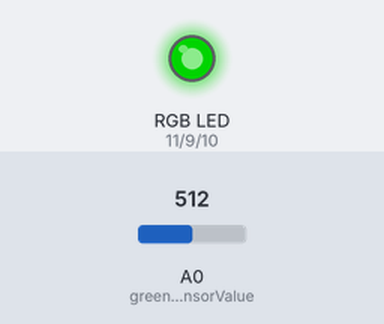
A sketch run on a simulated Arduino Uno, built with avr-gcc and run on an emulated ATmega328P. Shown: an RGB LED mixed from three pins (HIGH = lit). Inputs (shaded band) come from the test bench; at power-on: A0 (greenSensorValue) = 512. Dim RGB values are drawn brighter than linear; what the sketch prints to the serial monitor is not drawn.

Above: at 1.2 s.
1.3 s: A0 (greenSensorValue) set to 418
At 2.0 s:
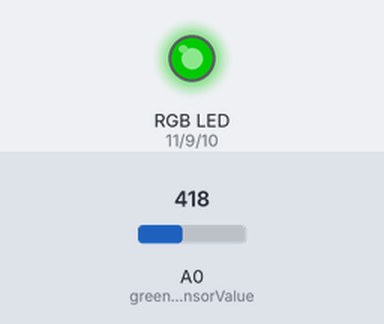
3.3 s: A0 (greenSensorValue) set to 389
At 4.6 s:
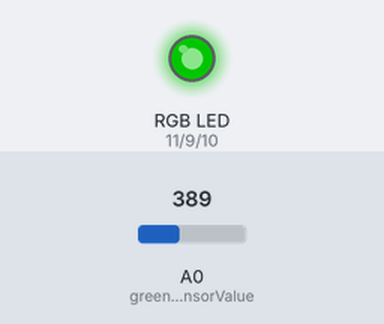
5.1 s: A0 (greenSensorValue) set to 716
At 5.5 s:
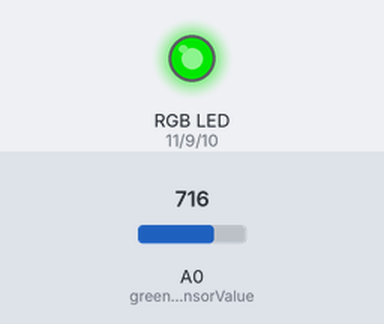
6.7 s: A0 (greenSensorValue) set to 982
At 7.6 s:
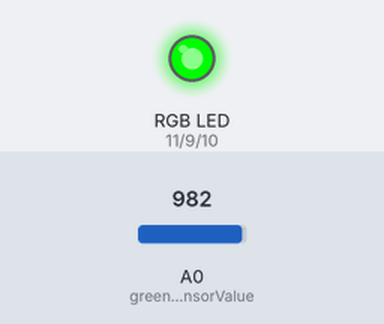
8.3 s: A0 (greenSensorValue) set to 1017
At 9.8 s:
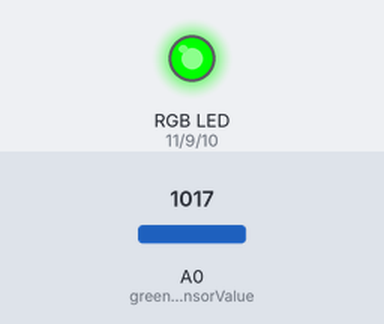
10.2 s: A0 (greenSensorValue) set to 122
At 11.6 s:
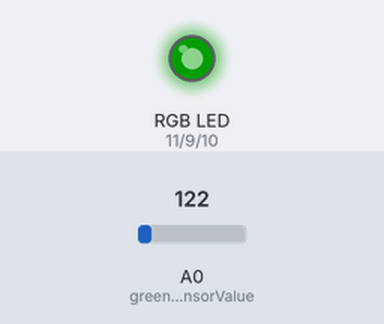
Timing chart, 0 to 12.8 s (numbered marks = the images above; inputs shaded):
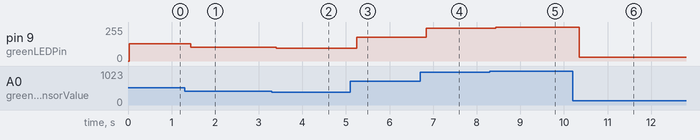

The sketch:

Projet04_light_mixing_color.ino
```cpp
const int greenLEDPin = 9;
const int blueLEDPin = 10;
const int redLEDPin = 11;
const int redSensorPin = A0;
const int blueSensorPin = A2;
const int greenSensorPin = A1;
int redValue = 0;
int greenValue = 0;
int blueValue = 0;
void setup() {
  // put your setup code here, to run once:
Serial.begin(9600);
pinMode(greenLEDPin, OUTPUT);
pinMode(blueLEDPin, OUTPUT);
pinMode(redLEDPin, OUTPUT);
}

void loop() {
  // put your main code here, to run repeatedly:
int redSensorValue = 0;
int greenSensorValue = 0;
int blueSensorValue = 0;
pinMode(greenLEDPin, OUTPUT);
pinMode(blueLEDPin, OUTPUT);
pinMode(redLEDPin, OUTPUT);
greenSensorValue =  analogRead(greenSensorValue);
delay(5);
blueSensorValue =  analogRead(blueSensorValue);
Serial.print("Raw Sensor Value \t Red :");
Serial.print(redSensorValue);
Serial.print("\t Green");
Serial.print(greenSensorValue);
Serial.print("\t Blue");
Serial.print(blueSensorValue);
redValue= redSensorValue/4;
greenValue =  greenSensorValue/4;
Serial.print("Mapped Sensor Values\t Red:");
Serial.print(redValue);
Serial.print("\t Green:");
Serial.print(greenValue);
Serial.print("\t Blue:");
Serial.print(blueValue);
analogWrite(redLEDPin, redValue);
analogWrite(greenLEDPin, greenValue);
analogWrite(blueLEDPin, blueValue);
}
```

Measured:
- after the input at 1.3 s, pin 9 (greenLEDPin): 128/255 → 104/255 after 0.14 s
- after the input at 3.3 s, pin 9 (greenLEDPin): 104/255 → 97/255 after 0.10 s
- after the input at 5.1 s, pin 9 (greenLEDPin): 97/255 → 179/255 after 0.15 s
- after the input at 6.7 s, pin 9 (greenLEDPin): 179/255 → 245/255 after 0.14 s
- after the input at 8.3 s, pin 9 (greenLEDPin): 245/255 → 254/255 after 0.14 s
- after the input at 10.2 s, pin 9 (greenLEDPin): 254/255 → 30/255 after 0.15 s
